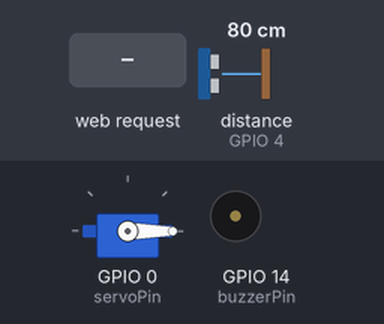
The sketch below on a simulated ESP8266 (NodeMCU). On the bench: servo, buzzer (waves = sounding). Inputs (shaded band) come from the test bench; at power-on: distance to the obstacle (sensor on GPIO 4) 80 cm. The echo pulse lasts 58.3 µs per cm; WiFi joins after 1.5 s; servers stay silent unless stated; what the sketch prints to the serial monitor is not drawn.

Above: at 2.7 s.
2.8 s: HTTP request GET /tocar_musica_certa received
At 4.0 s:
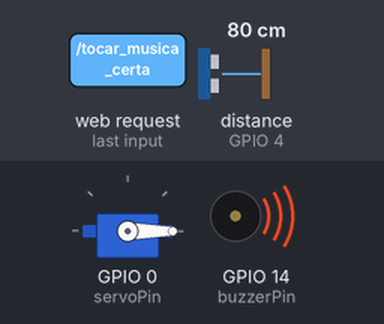
4.3 s: distance to the obstacle (sensor on GPIO 4) set to 33 cm
7.3 s: distance to the obstacle (sensor on GPIO 4) set to 27 cm
8.8 s: HTTP request GET /tocar_musica_errada received
At 13.7 s:
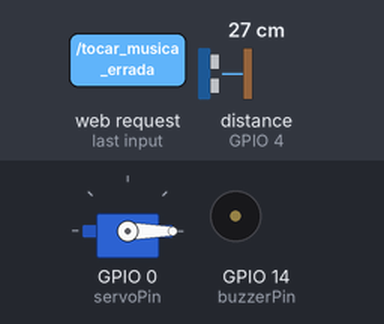
Timing chart, 0 to 14.1 s (numbered marks = the images above; inputs shaded):
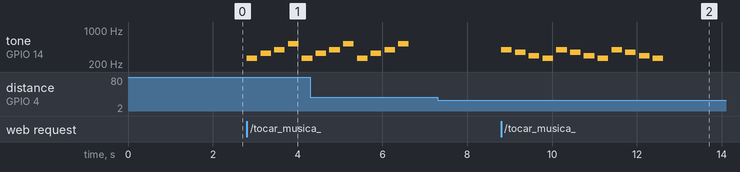

Measured:
- after the input at 2.8 s, tone on GPIO 14 (buzzerPin): plays 262 Hz for 0.25 s, 330 Hz for 0.25 s, 392 Hz for 0.25 s, 523 Hz for 0.25 s, 262 Hz for 0.20 s, starting at once
- after the input at 7.3 s, every drawn part: stays the same
- after the input at 8.8 s, tone on GPIO 14 (buzzerPin): silent → 392 Hz at once, then repeats every 1.3 s: silent 0.08 s, 349 Hz 0.25 s, silent 0.08 s, 294 Hz 0.25 s, silent 0.08 s, 262 Hz 0.25 s, silent 0.08 s, 392 Hz 0.25 s

The sketch:

PROJETO4.ino
```cpp
#include <ESP8266WiFi.h>
#include <ESP8266WebServer.h>
#include <Ultrasonic.h>
#include "Servo.h"

#define NOTE_B0  31
#define NOTE_C1  33
#define NOTE_CS1 35
#define NOTE_D1  37
#define NOTE_DS1 39
#define NOTE_E1  41
#define NOTE_F1  44
#define NOTE_FS1 46
#define NOTE_G1  49
#define NOTE_GS1 52
#define NOTE_A1  55
#define NOTE_AS1 58
#define NOTE_B1  62
#define NOTE_C2  65
#define NOTE_CS2 69
#define NOTE_D2  73
#define NOTE_DS2 78
#define NOTE_E2  82
#define NOTE_F2  87
#define NOTE_FS2 93
#define NOTE_G2  98
#define NOTE_GS2 104
#define NOTE_A2  110
#define NOTE_AS2 117
#define NOTE_B2  123
#define NOTE_C3  131
#define NOTE_CS3 139
#define NOTE_D3  147
#define NOTE_DS3 156
#define NOTE_E3  165
#define NOTE_F3  175
#define NOTE_FS3 185
#define NOTE_G3  196
#define NOTE_GS3 208
#define NOTE_A3  220
#define NOTE_AS3 233
#define NOTE_B3  247
#define NOTE_C4  262
#define NOTE_CS4 277
#define NOTE_D4  294
#define NOTE_DS4 311
#define NOTE_E4  330
#define NOTE_F4  349
#define NOTE_FS4 370
#define NOTE_G4  392
#define NOTE_GS4 415
#define NOTE_A4  440
#define NOTE_AS4 466
#define NOTE_B4  494
#define NOTE_C5  523
#define NOTE_CS5 554
#define NOTE_D5  587
#define NOTE_DS5 622
#define NOTE_E5  659
#define NOTE_F5  698
#define NOTE_FS5 740
#define NOTE_G5  784
#define NOTE_GS5 831
#define NOTE_A5  880
#define NOTE_AS5 932
#define NOTE_B5  988
#define NOTE_C6  1047
#define NOTE_CS6 1109
#define NOTE_D6  1175
#define NOTE_DS6 1245
#define NOTE_E6  1319
#define NOTE_F6  1397
#define NOTE_FS6 1480
#define NOTE_G6  1568
#define NOTE_GS6 1661
#define NOTE_A6  1760
#define NOTE_AS6 1865
#define NOTE_B6  1976
#define NOTE_C7  2093
#define NOTE_CS7 2217
#define NOTE_D7  2349
#define NOTE_DS7 2489
#define NOTE_E7  2637
#define NOTE_F7  2794
#define NOTE_FS7 2960
#define NOTE_G7  3136
#define NOTE_GS7 3322
#define NOTE_A7  3520
#define NOTE_AS7 3729
#define NOTE_B7  3951
#define NOTE_C8  4186
#define NOTE_CS8 4435
#define NOTE_D8  4699
#define NOTE_DS8 4978


// Configuração Wi-Fi
const char* ssid = "Nome da rede";
const char* password = "senha";

// Configuração do servidor web
ESP8266WebServer server(80);

Servo foodServo;
const int triggerPin = 5;  // Pino Trigger do sensor ultrassônico
const int echoPin = 4;     // Pino Echo do sensor ultrassônico
const int buzzerPin = 14;  // Pino do buzzer
const int servoPin = 0;   // Pino do servo motor

Ultrasonic ultrasonic(triggerPin, echoPin);
const float distancia_maxima=30;

int melody1[] = {NOTE_C4, NOTE_E4, NOTE_G4, NOTE_C5}; // Melodia para alimentação
int melody2[] = {NOTE_G4, NOTE_F4, NOTE_D4, NOTE_C4};
int durations[] = {4, 4, 4, 4}; // Duração de cada nota

void playMelody(int melody[], int noteDurations[]) {
  // Itera sobre as notas da melodia
  for (int i = 0; i < 4; i++) {
    int noteDuration = 1000 / noteDurations[i];   // Calcula a duração de cada nota
    tone(buzzerPin, melody[i], noteDuration);     // Toca a nota no buzzer
    delay(noteDuration * 1.30);                   // Adiciona uma pausa entre as notas
    noTone(buzzerPin);                            // Para o som do buzzer
  }
}

bool achei_um_gatinho() {

    float distancia = ultrasonic.read(); // Mede a distância em cm

    Serial.print("Distancia: ");
    Serial.print(distancia);
    Serial.println(" cm");

    return distancia < distancia_maxima;  // Se a distância for menor que 30cm, gato detectado!
}

void dispenseFood() {
  foodServo.write(90);
  delay(1000);
  foodServo.write(0);
}

void handleTocarMusicaCerta() {
    int melody[] = {NOTE_C4, NOTE_E4, NOTE_G4, NOTE_C5};
    Serial.println("Comando recebido: Tocar Música Certa!");
    server.send(200, "text/plain", "Tocando a musica certa !!! Procurando um gatinho..."); // Notas da música
    playMelody(melody1, durations);
    playMelody(melody1, durations);
    playMelody(melody1, durations);


    if (achei_um_gatinho()) {
        Serial.println("GATO DETECTADO! Liberando comida...");
        dispenseFood();
        server.send(200, "text/plain", "Achei um gatinho!!! Liberando petiscos...");
    } else {
        Serial.println("Nenhum gato detectado. Comida não será liberada.");
        server.send(200, "text/plain", "Nao achei nenhum gatinho...");
    }
}


// Rota para tocar música errada
void handleTocarMusicaErrada() {
  Serial.println("Comando recebido: Tocar Música Errada!");
  server.send(200, "text/plain", "Tocando a musica errada !!!");
  playMelody(melody2, durations);
  playMelody(melody2, durations);
  playMelody(melody2, durations);

}

void setup() {
    Serial.begin(115200);

    WiFi.begin(ssid, password);
    while (WiFi.status() != WL_CONNECTED) {
        delay(500);
        Serial.print(".");
    }
    Serial.println("\nWiFi conectado!");
    Serial.println(WiFi.localIP());

    foodServo.attach(servoPin);
    foodServo.write(0);

    pinMode(triggerPin, OUTPUT);
    pinMode(echoPin, INPUT);

    server.on("/tocar_musica_certa", handleTocarMusicaCerta);
    server.on("/tocar_musica_errada", handleTocarMusicaErrada);

    server.begin();
}

void loop() {
  server.handleClient();
}
```
